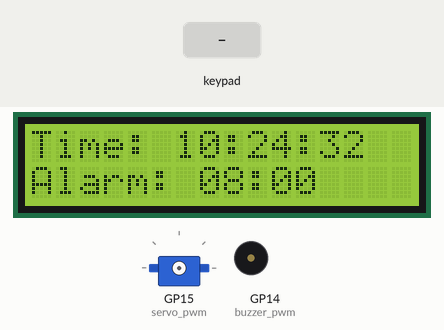
The program below on a simulated Raspberry Pi Pico running MicroPython. Shown: 16×2 character LCD, servo, buzzer (waves = sounding). The test bench sets the inputs (shaded band). The clock reads 2024-03-15 10:24:30 at power-on unless the program sets it; servo angles are drawn from the pulse width (0.5 ms = 0°, 2.5 ms = 180°); library files of the repository ran but are not shown: pcf8523.py, I2C_LCD.py; what the program prints to the serial console is not drawn.

Above: at 2.7 s.
2.8 s: keypad keys 1 3 9 7 A pressed 0.4 s apart
At 5.4 s:
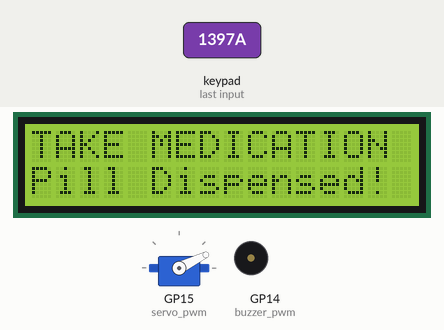
6.3 s: keypad keys 9 9 9 9 A pressed 0.4 s apart
At 9.0 s:
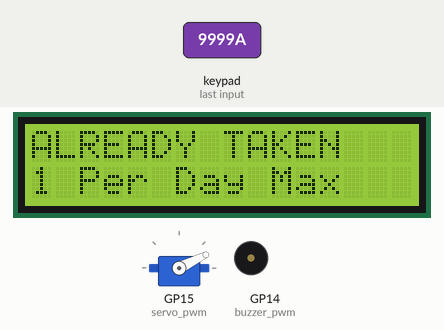
9.8 s: key '*' pressed
At 11.2 s:
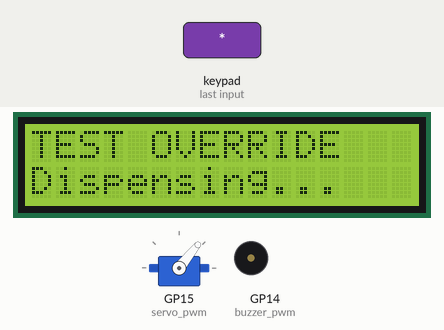
12.8 s: key 'C' pressed
At 15.1 s:
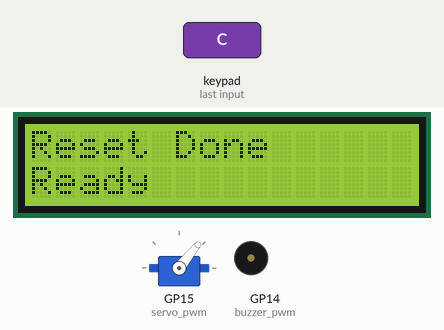
15.8 s: keypad keys 9 9 9 9 pressed 0.4 s apart
At 19.0 s:
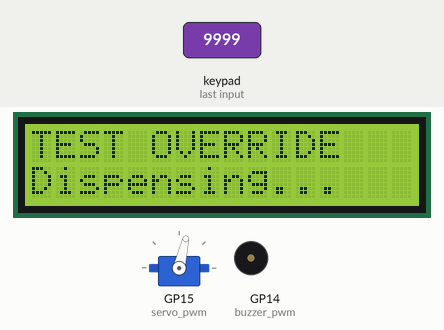
20.4 s: keypad keys 9 9 9 9 pressed 0.4 s apart
At 23.6 s:
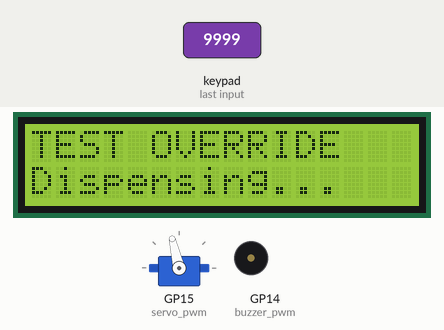
Timing chart, 0 to 24.7 s (numbered marks = the images above; inputs shaded):
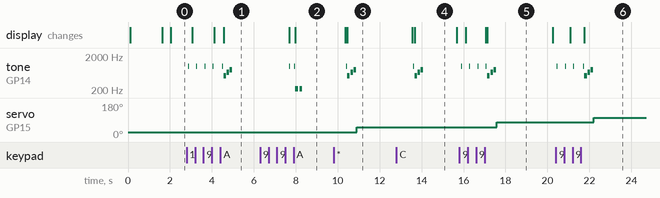

The program:

main.py
```python
# Pill Dispenser

import sys
import time
from machine import I2C, Pin, PWM, RTC

from pcf8523 import PCF8523
from I2C_LCD import I2CLcd

# --- Hardware Setup ---

# I2C Bus (GP0=SDA, GP1=SCL)
try:
    i2c = I2C(0, sda=Pin(0), scl=Pin(1), freq=100000)
    devices = i2c.scan()
except Exception as e:
    print("I2C error:", e)
    i2c = None
    devices = []

# Real Time Clock (PCF8523 or internal RTC)
use_pcf = (0x68 in devices)
if use_pcf:
    pcf_rtc = PCF8523(i2c)
    print("RTC: PCF8523 connected")
else:
    internal_rtc = RTC()
    if internal_rtc.datetime()[0] < 2026:
        internal_rtc.datetime((2026, 8, 8, 5, 8, 0, 0, 0))
    print("RTC: PCF8523 not found, using internal RTC")

def get_datetime():
    if use_pcf:
        try:
            return pcf_rtc.datetime()
        except Exception:
            pass
    dt = internal_rtc.datetime()
    return (dt[0], dt[1], dt[2], dt[3], dt[4], dt[5], dt[6])

# 16x2 LCD
lcd_addr = 0x27
for addr in (0x27, 0x3F, 0x3E, 0x20):
    if addr in devices:
        lcd_addr = addr
        break

try:
    lcd = I2CLcd(i2c, lcd_addr, 2, 16)
    print(f"LCD: Initialized at 0x{lcd_addr:02X}")
except Exception as e:
    print("LCD error:", e)
    lcd = None

def lcd_print(line1="", line2=""):
    if not lcd:
        print(f"[LCD] {line1} | {line2}")
        return
    l1 = str(line1)[:16]
    l2 = str(line2)[:16]
    l1 += ' ' * (16 - len(l1))
    l2 += ' ' * (16 - len(l2))
    lcd.move_to(0, 0)
    lcd.putstr(l1)
    lcd.move_to(0, 1)
    lcd.putstr(l2)

# Buzzer (GP14)
buzzer_pwm = PWM(Pin(14))
buzzer_pwm.duty_u16(0)

def play_tone(freq, duration_ms):
    if freq <= 0:
        buzzer_pwm.duty_u16(0)
        time.sleep_ms(duration_ms)
        return
    buzzer_pwm.freq(freq)
    buzzer_pwm.duty_u16(32768)
    time.sleep_ms(duration_ms)
    buzzer_pwm.duty_u16(0)

def sound_alarm():
    for _ in range(3):
        play_tone(880, 150)
        time.sleep_ms(50)
        play_tone(1046, 150)
        time.sleep_ms(50)

def sound_chime():
    for f in (523, 659, 784):
        play_tone(f, 120)
        time.sleep_ms(30)

def sound_warning():
    play_tone(220, 120)
    time.sleep_ms(80)
    play_tone(220, 120)

def sound_click():
    play_tone(1000, 30)

# Servo Motor (GP15)
try:
    servo_pwm = PWM(Pin(15))
    servo_pwm.duty_u16(0)
    print("Servo initialized on GP15")
except Exception as e:
    print("Servo error:", e)
    servo_pwm = None

servo_angle = 0

def move_servo_to_angle(angle):
    if not servo_pwm:
        print(f"[Servo] Move to {angle:.1f} deg")
        return

    angle = float(angle) % 360.0
    us = 500 + int((angle / 360.0) * 2000)
    duty = int((us / 20000.0) * 65535)

    servo_pwm.freq(50)
    servo_pwm.duty_u16(duty)
    time.sleep_ms(600)
    servo_pwm.duty_u16(0)

# Matrix Keypad (Rows: GP13-10, Cols: GP9-6)
KEYPAD_ROWS = [Pin(13, Pin.OUT), Pin(12, Pin.OUT), Pin(11, Pin.OUT), Pin(10, Pin.OUT)]
KEYPAD_COLS = [Pin(9, Pin.IN, Pin.PULL_DOWN), Pin(8, Pin.IN, Pin.PULL_DOWN), Pin(7, Pin.IN, Pin.PULL_DOWN), Pin(6, Pin.IN, Pin.PULL_DOWN)]

KEY_MAP = [
    ['1', '2', '3', 'A'],
    ['4', '5', '6', 'B'],
    ['7', '8', '9', 'C'],
    ['*', '0', '#', 'D']
]

def scan_keypad_raw():
    for r_idx, row_pin in enumerate(KEYPAD_ROWS):
        for r_other in KEYPAD_ROWS:
            r_other.value(0)
        row_pin.value(1)
        time.sleep_us(30)

        for c_idx, col_pin in enumerate(KEYPAD_COLS):
            if col_pin.value() == 1:
                row_pin.value(0)
                return KEY_MAP[r_idx][c_idx]
        row_pin.value(0)
    return None

last_hardware_key = None

def get_key_press():
    global last_hardware_key
    raw = scan_keypad_raw()
    if raw != last_hardware_key:
        time.sleep_ms(20)
        raw_confirm = scan_keypad_raw()
        if raw_confirm == raw:
            last_hardware_key = raw
            if raw is not None:
                sound_click()
                return str(raw)
    return None


# --- System State & Main Logic ---

scheduled_hour = 8
scheduled_minute = 0
last_dispensed_date = None
last_minute_checked = -1
key_buffer = ""

OVERRIDE_CODE = "9999"
STEP_ANGLE = 360.0 / 7.0  # 51.43 deg per day for 7-day wheel


def rotate_wheel_step():
    global servo_angle
    servo_angle = (servo_angle + STEP_ANGLE) % 360.0
    print(f"Servo pos: {servo_angle:.1f} deg")
    move_servo_to_angle(servo_angle)


def dispense_pill(reason="SCHEDULED", is_override=False):
    global last_dispensed_date
    dt = get_datetime()
    today = (dt[0], dt[1], dt[2])

    print(f"Dispensing ({reason})")

    if is_override:
        lcd_print("TEST OVERRIDE", "Dispensing...")
        sound_chime()
    elif reason == "SCHEDULED":
        lcd_print("TAKE MEDICATION", "Pill Dispensed!")
        sound_alarm()
    else:
        lcd_print("TAKE MEDICATION", "Pill Dispensed!")
        sound_chime()

    rotate_wheel_step()

    if not is_override:
        last_dispensed_date = today

    time.sleep(2)


def set_alarm_time_ui():
    global scheduled_hour, scheduled_minute, last_dispensed_date
    lcd_print("Set Alarm HHMM:", "Enter 4 digits")
    digits = ""
    start_t = time.ticks_ms()

    while time.ticks_diff(time.ticks_ms(), start_t) < 30000:
        k = get_key_press()
        if k:
            if k in '0123456789':
                digits += k
                lcd_print("Set Alarm HHMM:", f"Time: {digits}")
                if len(digits) == 4:
                    h, m = int(digits[0:2]), int(digits[2:4])
                    if 0 <= h <= 23 and 0 <= m <= 59:
                        scheduled_hour, scheduled_minute = h, m
                        last_dispensed_date = None
                        lcd_print("Alarm Saved", f"{h:02d}:{m:02d}")
                        sound_chime()
                        time.sleep(2)
                        return
                    else:
                        lcd_print("Invalid Time", "Use 0000-2359")
                        sound_warning()
                        time.sleep(1.5)
                        return
            elif k in ('*', '#'):
                lcd_print("Cancelled", "")
                sound_warning()
                time.sleep(1)
                return
        time.sleep_ms(10)

    lcd_print("Timeout", "Alarm Unchanged")
    time.sleep(1.5)


def main():
    global last_minute_checked, key_buffer, last_dispensed_date

    lcd_print("Pill Dispenser", "Ready")
    time.sleep(1.5)

    while True:
        dt = get_datetime()
        year, month, day, _, hour, minute, second = dt
        today = (year, month, day)
        dispensed_today = (last_dispensed_date == today)

        # 1. Update LCD
        t_str = f"{hour:02d}:{minute:02d}:{second:02d}"
        s_str = "Status: TAKEN" if dispensed_today else f"Alarm: {scheduled_hour:02d}:{scheduled_minute:02d}"
        lcd_print(f"Time: {t_str}", s_str)

        # 2. Check scheduled alarm
        if minute != last_minute_checked:
            if hour == scheduled_hour and minute == scheduled_minute:
                if not dispensed_today:
                    dispense_pill(reason="SCHEDULED")
            last_minute_checked = minute

        # 3. Keypad input
        key = get_key_press()
        if key:
            if key in '0123456789':
                key_buffer += key
                if key_buffer.endswith(OVERRIDE_CODE):
                    key_buffer = ""
                    dispense_pill(reason="OVERRIDE", is_override=True)
                elif len(key_buffer) > 10:
                    key_buffer = key_buffer[-4:]

            elif key == 'A':
                key_buffer = ""
                if dispensed_today:
                    lcd_print("ALREADY TAKEN", "1 Per Day Max")
                    sound_warning()
                    time.sleep(2)
                else:
                    dispense_pill(reason="MANUAL")

            elif key == 'B':
                key_buffer = ""
                set_alarm_time_ui()

            elif key == 'C':
                key_buffer = ""
                last_dispensed_date = None
                lcd_print("Reset Done", "Ready")
                sound_chime()
                time.sleep(1.5)

            elif key == '*':
                key_buffer = ""
                dispense_pill(reason="TEST", is_override=True)

            elif key == '#':
                key_buffer = ""

        time.sleep_ms(30)


if __name__ == "__main__":
    main()
```

Measured:
- after the input at 2.8 s, tone on GP14 (buzzer_pwm): plays 1000 Hz for 0.03 s, 1000 Hz for 0.03 s, 1000 Hz for 0.03 s, 1000 Hz for 0.03 s, 1000 Hz for 0.03 s, 523 Hz for 0.12 s … (8 notes in this stretch), starting after 0.08 s; the display: first differs from a run without the input after 1.8 s (image 1)
- after the input at 6.3 s, tone on GP14 (buzzer_pwm): plays 1000 Hz for 0.03 s, 1000 Hz for 0.03 s, 220 Hz for 0.12 s, 220 Hz for 0.12 s, starting after 1.4 s; the display: first differs from a run without the input after 1.7 s (image 2)
- after the input at 9.8 s, tone on GP14 (buzzer_pwm): plays 1000 Hz for 0.03 s, 523 Hz for 0.12 s, 659 Hz for 0.12 s, 784 Hz for 0.12 s, starting after 0.60 s; servo on GP15 (servo_pwm): 26° → 51° after 1.1 s; the display: first changes after 0.55 s (image 3 shows a later state)
- after the input at 12.8 s, tone on GP14 (buzzer_pwm): plays 1000 Hz for 0.03 s, 523 Hz for 0.12 s, 659 Hz for 0.12 s, 784 Hz for 0.12 s, starting after 0.80 s; the display: first changes after 0.75 s (image 4 shows a later state)
- after the input at 15.8 s, tone on GP14 (buzzer_pwm): plays 1000 Hz for 0.03 s, 1000 Hz for 0.03 s, 1000 Hz for 0.03 s, 1000 Hz for 0.03 s, 523 Hz for 0.12 s, 659 Hz for 0.12 s … (7 notes in this stretch), starting after 0.09 s; servo on GP15 (servo_pwm): 51° → 77° after 1.8 s; the display: first differs from a run without the input after 1.3 s (image 5)
- after the input at 20.4 s, tone on GP14 (buzzer_pwm): plays 1000 Hz for 0.03 s, 1000 Hz for 0.03 s, 1000 Hz for 0.03 s, 1000 Hz for 0.03 s, 523 Hz for 0.12 s, 659 Hz for 0.12 s … (7 notes in this stretch), starting after 0.05 s; servo on GP15 (servo_pwm): 77° → 103° after 1.8 s
- what the display in image 4 shows lasts 2.0 s, from 13.7 s to 15.7 s
